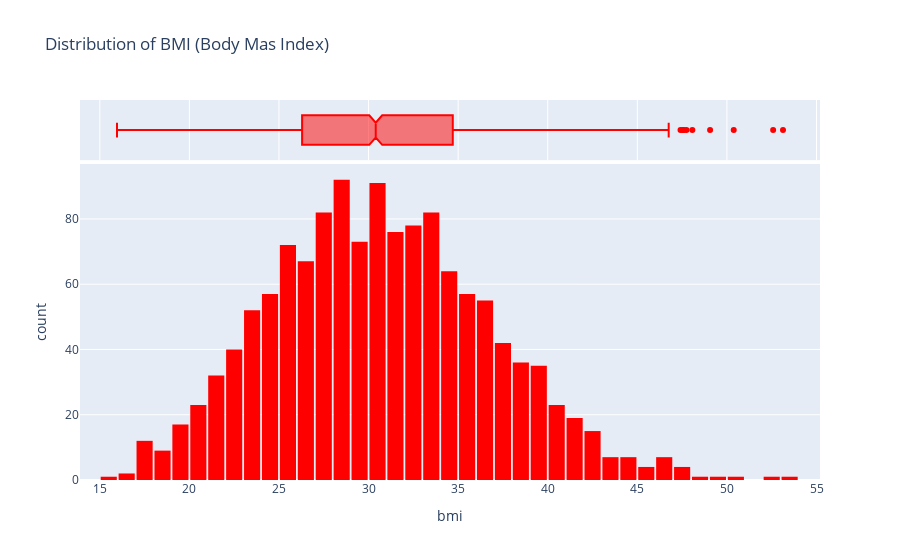

The notebook cell this image was saved under:
### Markdown cell above
We can see that the distribution is pretty uniform, outside of the ages 18 and 19. 

### BMI (Body Mass Index)

### Code cell
fig = px.histogram(medical_df,
                   x='bmi',
                   marginal='box',
                   color_discrete_sequence=['red'],
                   title='Distribution of BMI (Body Mas Index)')
fig.update_layout(bargap=0.1)
fig.show()

### Figure 1 — Plotly figure (JSON) as saved in the notebook; plotly's stock layout.template omitted (floating-point values rounded to 4 significant figures; data arrays with more than 128 entries replaced by an {"elided": "..."} marker saying what was removed)
{"data": [{"alignmentgroup": "True", "bingroup": "x", "hovertemplate": "bmi=%{x}<br>count=%{y}<extra></extra>", "legendgroup": "", "marker": {"color": "red", "pattern": {"shape": ""}}, "name": "", "offsetgroup": "", "orientation": "v", "showlegend": false, "type": "histogram", "x": {"elided": "1338 float values"}, "xaxis": "x", "yaxis": "y"}, {"alignmentgroup": "True", "hovertemplate": "bmi=%{x}<extra></extra>", "legendgroup": "", "marker": {"color": "red"}, "name": "", "notched": true, "offsetgroup": "", "showlegend": false, "type": "box", "x": {"elided": "1338 float values"}, "xaxis": "x2", "yaxis": "y2"}], "layout": {"bargap": 0.1, "barmode": "relative", "legend": {"tracegroupgap": 0}, "title": {"text": "Distribution of BMI (Body Mas Index)"}, "xaxis": {"anchor": "y", "domain": [0, 1], "title": {"text": "bmi"}}, "xaxis2": {"anchor": "y2", "domain": [0, 1], "matches": "x", "showgrid": true, "showticklabels": false}, "yaxis": {"anchor": "x", "domain": [0, 0.8316], "title": {"text": "count"}}, "yaxis2": {"anchor": "x2", "domain": [0.8416, 1], "matches": "y2", "showgrid": false, "showline": false, "showticklabels": false, "ticks": ""}}}
